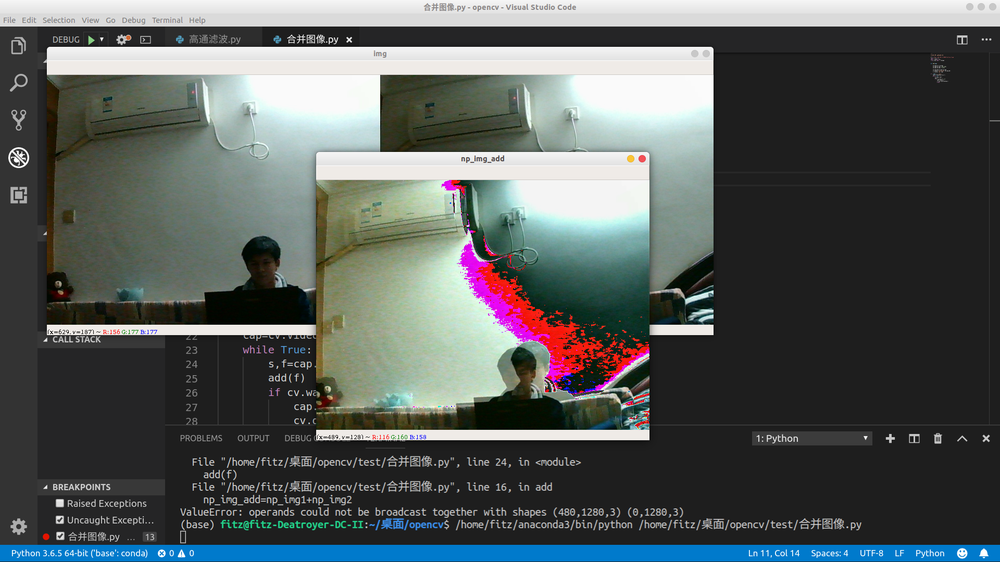
#> input picture test/合并双目.png, 1000 x 562 px, shrunk from 1920 x 1080 before the run, given in place of , which was not available
$ python '轮廓检测.py'   (older library calls are emulated)
#> lines starting #> are read from the running program, lines starting #| are printed output that depends on the picture; after the words box and inside, x2 and y2 are one past the last pixel; in counts of white or black regions, pixels touching at a corner belong together; pictures that were not available may be replaced by others from this repository, and a replacement may not be noted
#> further down, f is the input picture: shape (562, 1000, 3); mean B, G, R 91.1, 92.1, 86.6

"""
轮廓检测
找出轮廓
"""
url=r'http://192.168.1.9:8080/?action=stream'
import cv2 as cv
import numpy as np;

def getContours(img):
    ret,thresh=cv.threshold(cv.cvtColor(img,cv.COLOR_RGB2GRAY),57,155,0)
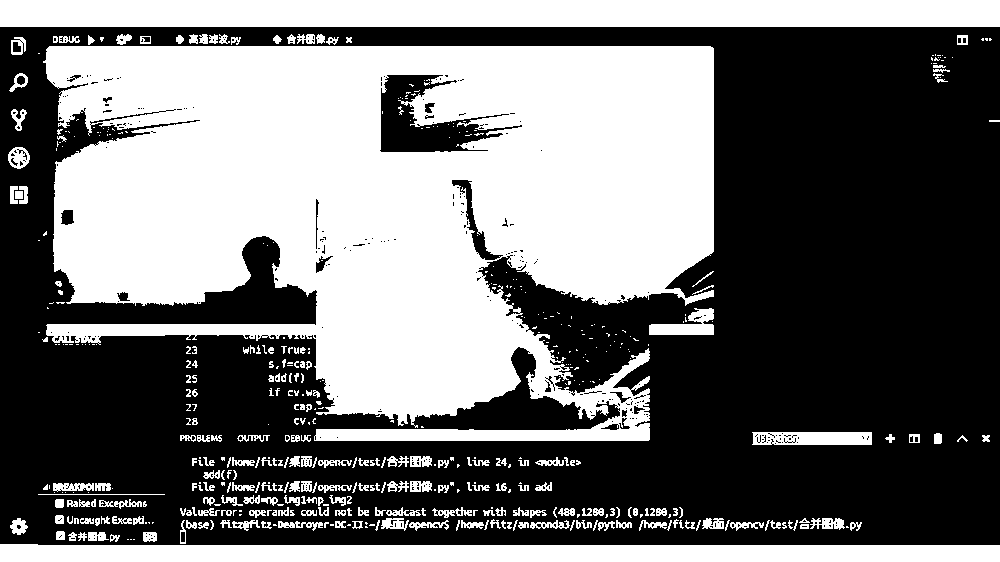
#> thresh: shape (562, 1000); values 0 (black) and 155 (white), 44.4% white; 513 white regions (256 under 20 px)
    image,contours,hierarchy=cv.findContours(thresh,cv.RETR_TREE,cv.CHAIN_APPROX_SIMPLE)
#> contours = 1129 contours, 944 with area under 20; largest, box (x1, y1, x2, y2) and area: (43, 46, 714, 441) 191527, (0, 0, 1000, 27) 25974, (0, 544, 1000, 562) 16022, (379, 74, 523, 153) 5122, (752, 432, 872, 445) 1415
    color=cv.cvtColor(img,cv.COLOR_RGB2GRAY)
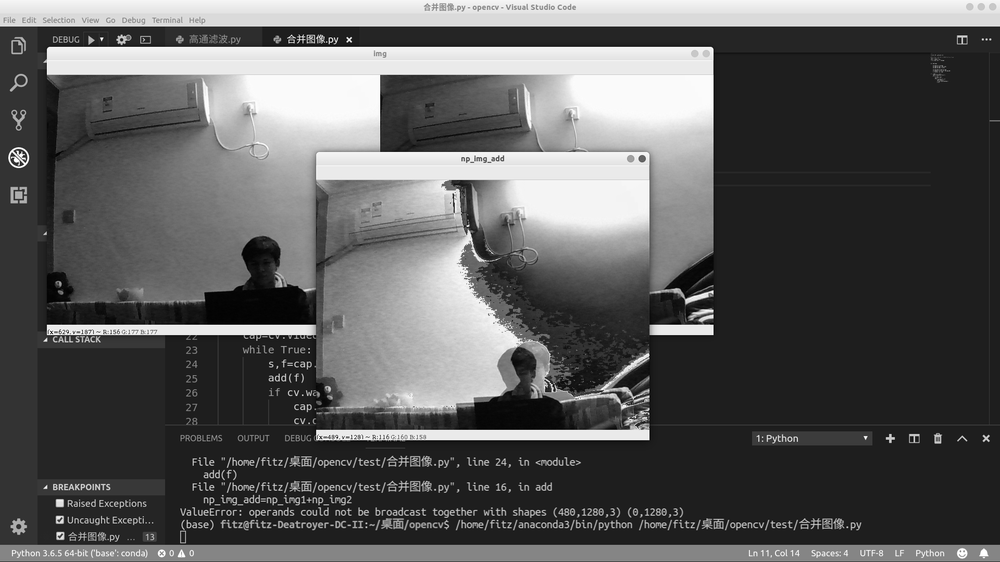
#> color: shape (562, 1000); min 0, max 255, mean 91.2
    img=cv.drawContours(img,contours,-1,(0,255,0),2)
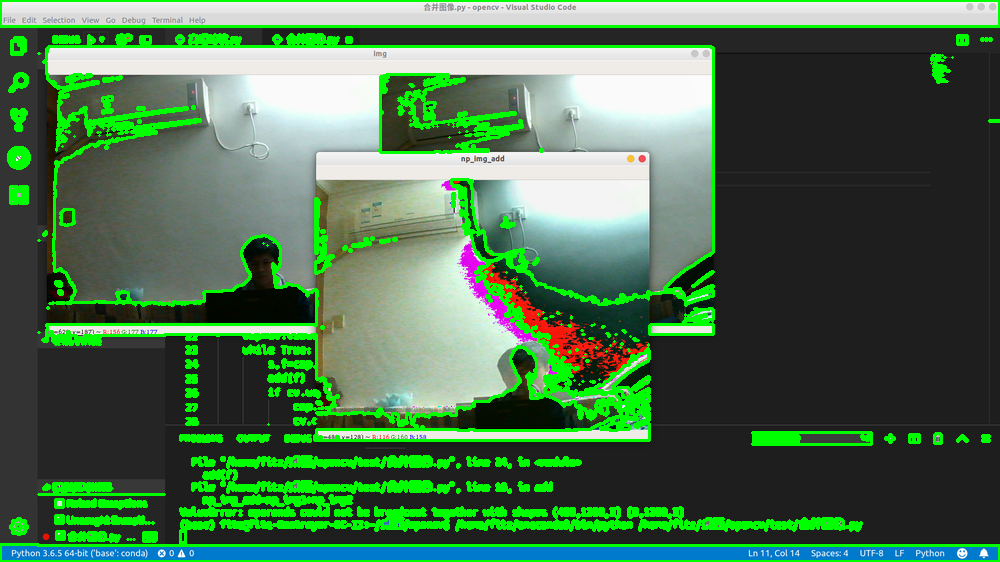
#> img: shape (562, 1000, 3); 12.41% of pixels changed, all inside (x1, y1, x2, y2) = (0, 0, 1000, 562)
    cv.imshow('contours',img)

if __name__=='__main__':
    cap=cv.VideoCapture(url)
    while True:
        s,f=cap.read()
        getContours(f)
        if cv.waitKey(5)==27:
#> (key Esc is pressed here)
            cap.release()
            cv.destroyAllWindows()
            break;

$ run again, on test/灰度图像.png
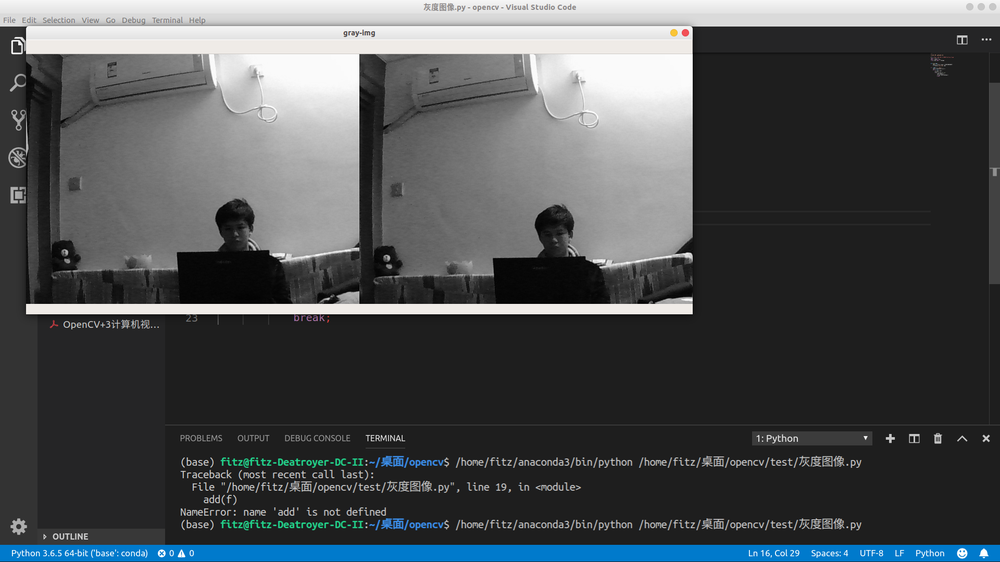
#> input picture test/灰度图像.png, 1000 x 562 px, shrunk from 1920 x 1080 before the run, given in place of , which was not available
#> f is the input picture: shape (562, 1000, 3); mean B, G, R 82.4, 80.1, 76.5
#> in getContours, `ret,thresh=cv.threshold(cv.cvtColor(img,cv.COLOR_RGB2GRAY),57,155,0)`:
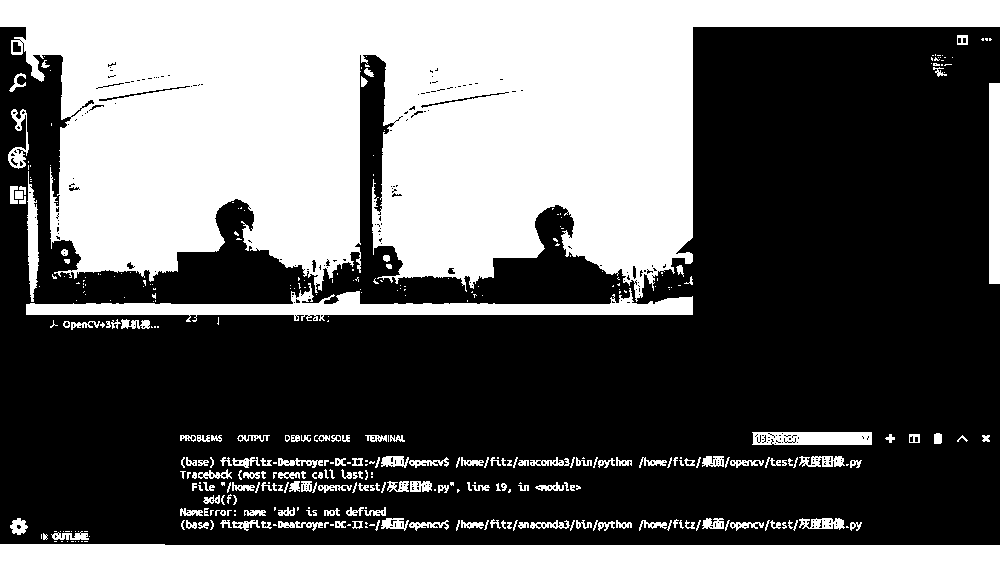
#> thresh: shape (562, 1000); values 0 (black) and 155 (white), 38.3% white; 387 white regions (199 under 20 px)
#> contours = 841 contours, 704 with area under 20; largest, box (x1, y1, x2, y2) and area: (0, 0, 1000, 302) 170600, (0, 544, 1000, 562) 16148, (26, 283, 693, 322) 7702, (989, 83, 1000, 284) 2000, (752, 432, 872, 445) 1415
#> in getContours, `img=cv.drawContours(img,contours,-1,(0,255,0),2)`:
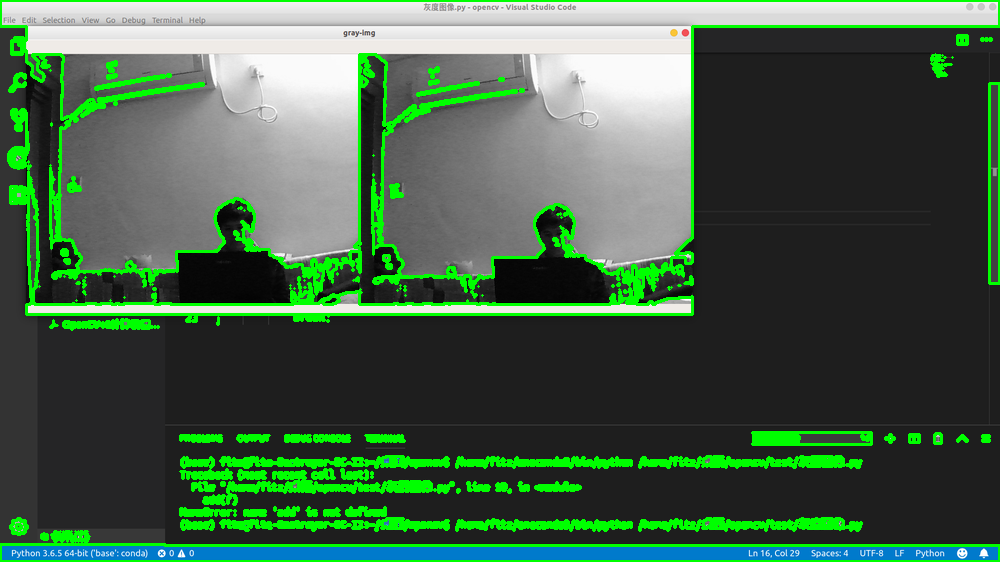
#> img: shape (562, 1000, 3); 9.88% of pixels changed, all inside (x1, y1, x2, y2) = (0, 0, 1000, 562)

$ run again, on test/角点检测.png
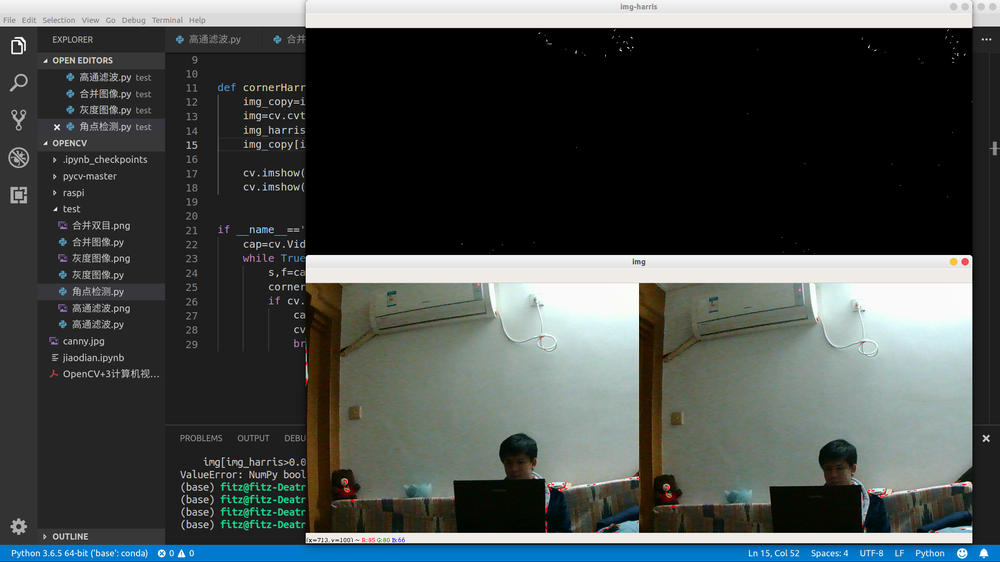
#> input picture test/角点检测.png, 1000 x 562 px, shrunk from 1920 x 1080 before the run, given in place of , which was not available
#> f is the input picture: shape (562, 1000, 3); mean B, G, R 74.3, 75.2, 69.7
#> in getContours, `ret,thresh=cv.threshold(cv.cvtColor(img,cv.COLOR_RGB2GRAY),57,155,0)`:
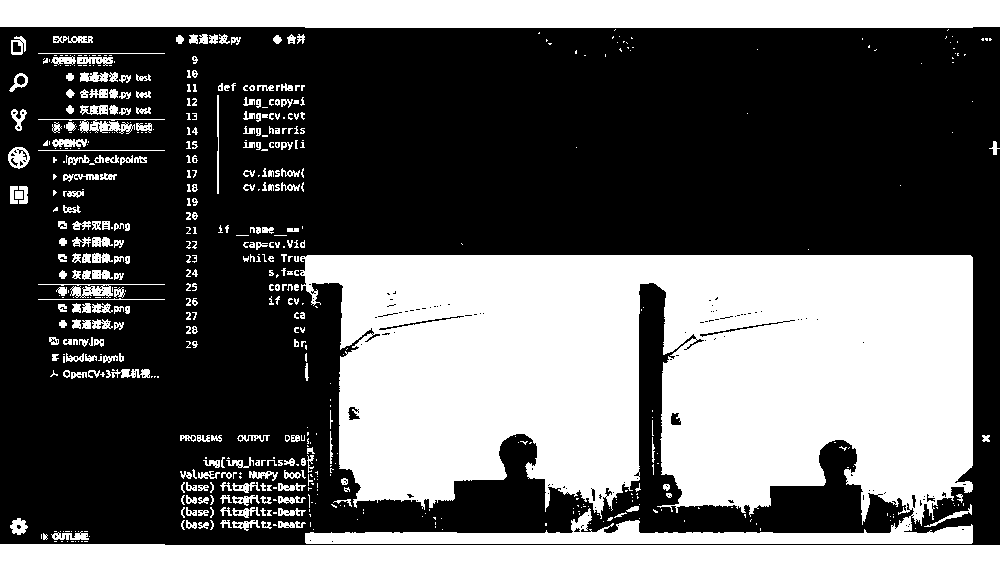
#> thresh: shape (562, 1000); values 0 (black) and 155 (white), 38.4% white; 605 white regions (322 under 20 px)
#> contours = 1122 contours, 922 with area under 20; largest, box (x1, y1, x2, y2) and area: (300, 255, 973, 544) 151169, (0, 0, 1000, 28) 26642, (0, 544, 1000, 562) 16148, (38, 119, 165, 134) 412, (8, 147, 30, 169) 340
#> in getContours, `img=cv.drawContours(img,contours,-1,(0,255,0),2)`:
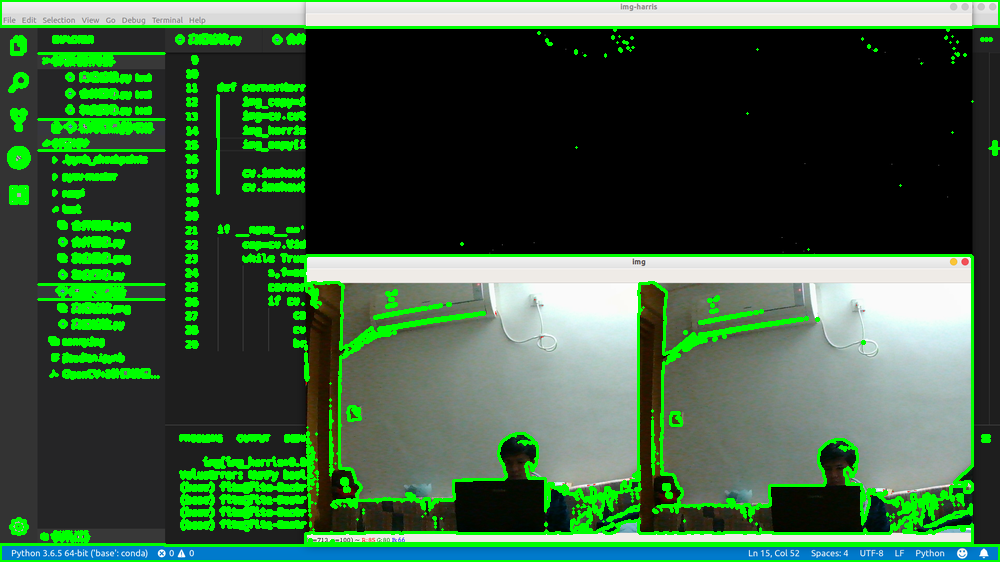
#> img: shape (562, 1000, 3); 11.7% of pixels changed, all inside (x1, y1, x2, y2) = (0, 0, 1000, 562)

$ run again, on test/高通滤波.png
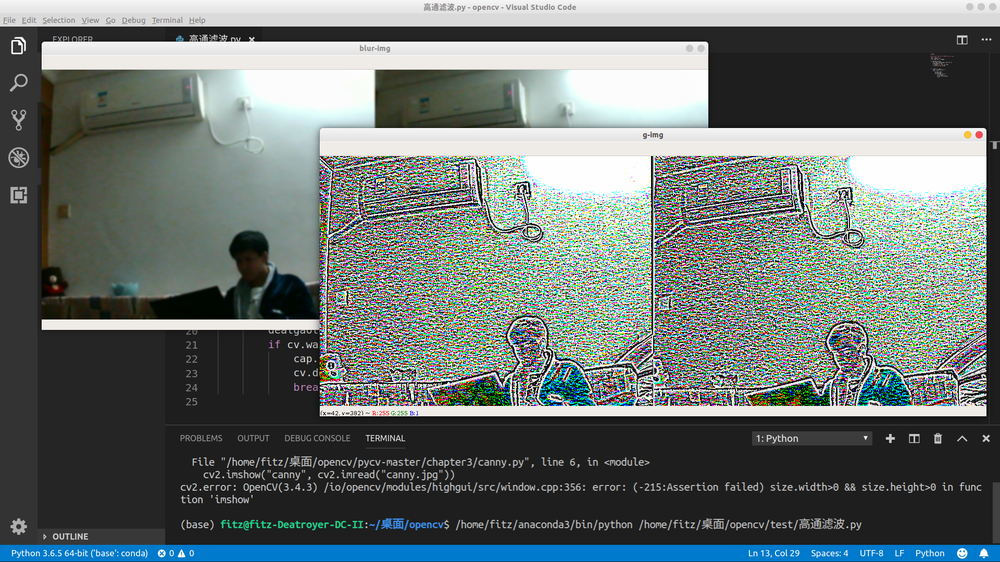
#> input picture test/高通滤波.png, 1000 x 562 px, shrunk from 1920 x 1080 before the run, given in place of , which was not available
#> f is the input picture: shape (562, 1000, 3); mean B, G, R 114.2, 116.1, 107.6
#> in getContours, `ret,thresh=cv.threshold(cv.cvtColor(img,cv.COLOR_RGB2GRAY),57,155,0)`:
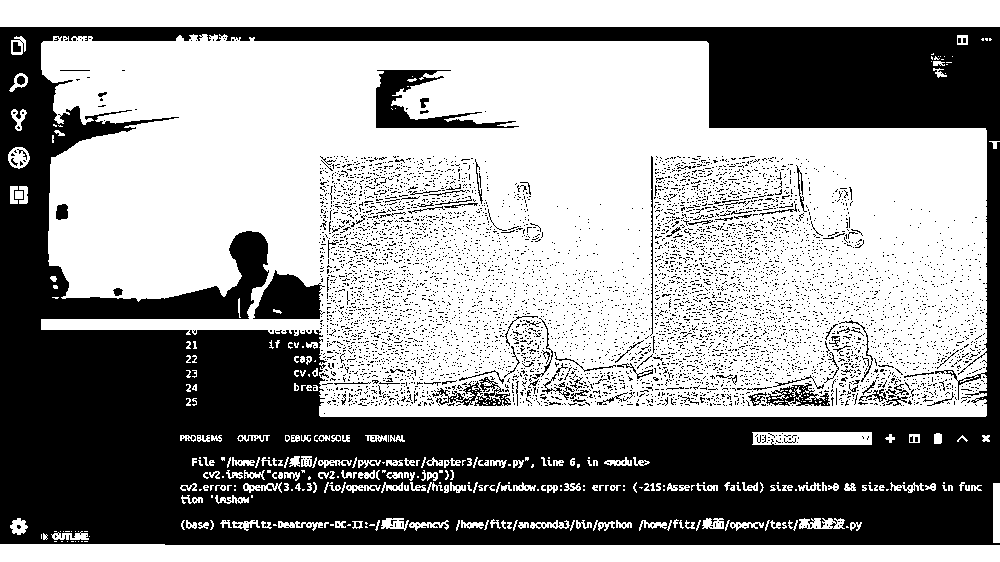
#> thresh: shape (562, 1000); values 0 (black) and 155 (white), 58.7% white; 6369 black regions (6276 under 20 px)
#> contours = 8553 contours, 8266 with area under 20; largest, box (x1, y1, x2, y2) and area: (41, 34, 987, 417) 294557, (0, 0, 1000, 27) 25974, (0, 544, 1000, 562) 16148, (375, 69, 520, 129) 3106, (252, 269, 323, 320) 2440
#> in getContours, `img=cv.drawContours(img,contours,-1,(0,255,0),2)`:
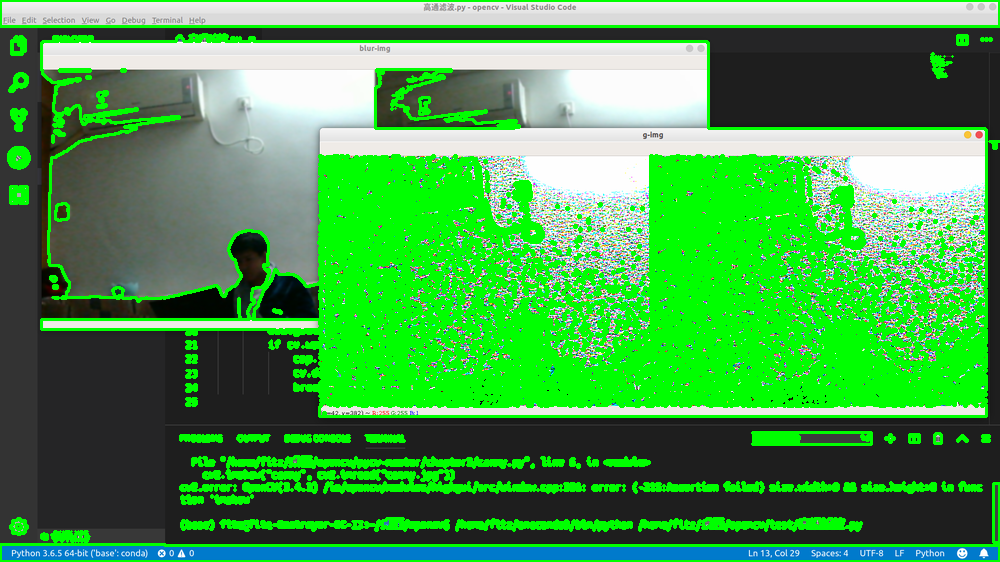
#> img: shape (562, 1000, 3); mean B, G, R 77, 155.3, 71.9
